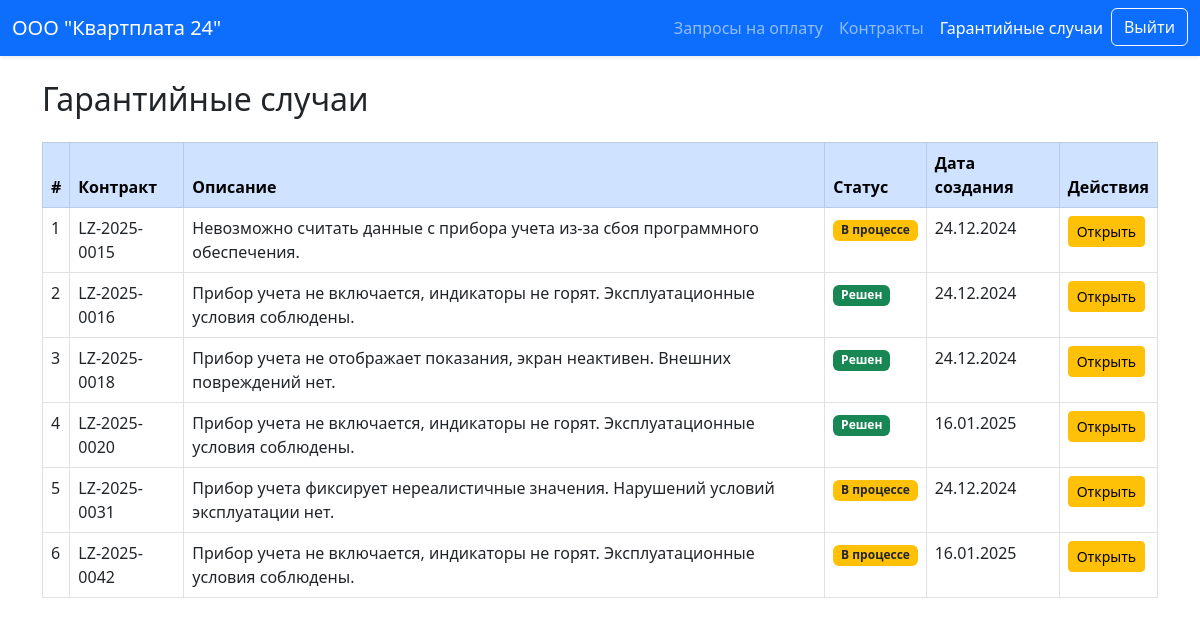
The page /warranty/list/ (signed in) on the database its author committed.
### leasing/models.py (models this page shows, shortened)
class Profile(models.Model):
    ROLE_CHOICES = [
        ('LR', 'Lessor'),
        ('LE', 'Lessee'),
        ('SE', 'Seller'),
        ('AD', 'Admin')
    ]
    user = models.OneToOneField(
        User,
        related_name='profile',
        on_delete=models.CASCADE
    )
    display_name = models.CharField(
        max_length=200,
        blank=True,
        null=True
    )
    role = models.CharField(
        max_length=2,
        choices=ROLE_CHOICES
    )

class WarrantyCase(models.Model):
    STATUS_CHOICES = [
        ('CR', 'Создан'),
        ('IW', 'В процесссе'),
        ('CO', 'Решен'),
    ]
    contract = models.ForeignKey(
        Contract,
        related_name='warranty_cases',
        on_delete=models.CASCADE
    )
    description = models.TextField()
    created = models.DateTimeField(auto_now_add=True)
    resolved = models.CharField(
        max_length=2,
        choices=STATUS_CHOICES,
        default='CR'
    )

class Contract(models.Model):
    lessor = models.ForeignKey(
        User,
        related_name='lessor_contracts',
        on_delete=models.CASCADE
    )
    lessee = models.ForeignKey(
        User,
        related_name='lessee_contracts',
        on_delete=models.CASCADE
    )
    seller = models.ForeignKey(
        User,
        related_name='seller_contracts',
        on_delete=models.CASCADE
    )
    number = models.CharField(max_length=30)
    meter = models.CharField(max_length=20)
    started = models.DateField()
    class Meta:
        ordering = ['-started', '-number']
    def __str__(self):
        return self.number

### leasing/views.py (the view)
# urls.py: path('warranty/list/', views.list_warranty, name='list_warranty'),
@login_required
def list_warranty(request):
    user = request.user
    role = user.profile.role
    is_lessee = False
    is_seller = False
    is_lessor = False
    if role == 'LR':
        is_lessor = True
        warranties = WarrantyCase.objects.filter(contract__lessor=user)
    elif role == 'LE':
        is_lessee = True
        warranties = WarrantyCase.objects.filter(contract__lessee=user)
    elif role == 'SE':
        is_seller = True
        warranties = WarrantyCase.objects.filter(contract__seller=user)
    elif role == 'AD':
        warranties = WarrantyCase.objects.all()
    else:
        warranties = None
    return render(
        request,
        'warranty/list.html',
        {
            'company_name': user.profile.display_name,
            'warranties': warranties,
            'is_lessor': is_lessor,
            'is_lessee': is_lessee,
            'is_seller': is_seller,
            'section': 'warranty',
        }
    )

### leasing/templates/warranty/list.html (shortened to what this page needs)
{% extends 'base.html' %}
{% block content %}
	<div class="container mt-4">
        {% if warranties %}
        	<h2 class="mb-4">Гарантийные случаи</h2>
        {% else %}
            <h2 class="mb-4">Гарантийные случаи с участием {{ company_name }}</h2>
        {% endif %}
        <div class="table-responsive">
            <table class="table table-bordered table-hover">
                <thead class="table-primary">
                    <tr>
                        <th>#</th>
                        <th>Контракт</th>
                        <th>Описание</th>
                        <th>Статус</th>
                        <th>Дата создания</th>
                        <th>Действия</th>
                    </tr>
                </thead>
                <tbody>
                    {% for warranty in warranties %}
                        <tr>
                            <td>{{ forloop.counter }}</td>
                            <td>{{ warranty.contract }}</td>
                            <td>{{ warranty.description }}</td>
                            <td>
                                {% if warranty.resolved == 'CR' %}
                                    <span class="badge bg-secondary">Создан</span>
                                {% elif warranty.resolved == 'IW' %}
                                    <span class="badge bg-warning text-dark">В процессе</span>
                                {% elif warranty.resolved == 'CO' %}
                                    <span class="badge bg-success">Решен</span>
                                {% endif %}
                            </td>
                            <td>{{ warranty.created|date:"d.m.Y" }}</td>
                            <td>
                                <a href="{% url 'view_warranty' warranty.id %}" class="btn btn-sm btn-warning">Открыть</a>
                            </td>
                        </tr>
                    {% empty %}
                        <tr>
                            <td colspan="6" class="text-center">Нет доступных гарантийных случаев.</td>
                        </tr>
                    {% endfor %}
                </tbody>
            </table>
        </div>
    </div>
{% endblock %}

### leasing/templates/includes/header.html (shortened to what this page needs)
<nav class="navbar navbar-expand-lg navbar-dark bg-primary shadow-sm">
    <div class="container-fluid">
        <a class="navbar-brand" href="#">
            {{ company_name }}
        </a>
        <div class="collapse navbar-collapse" id="navbarNav">
            <ul class="navbar-nav ms-auto">
                {% if is_lessor %}
                    <li class="nav-item">
                        <a class="nav-link {% if section == 'requested_payments' %}active{% endif %}" href="{% url 'request_paid_list' %}">Запросы на оплату</a>
                    </li>
                {% endif %}
                <li class="nav-item">
                    <a class="nav-link {% if section == 'contract' %}active{% endif %}" href="{% url 'list_contract' %}">Контракты</a>
                </li>
                <li class="nav-item">
                    <a class="nav-link {% if section == 'warranty' %}active{% endif %}" href="{% url 'list_warranty' %}">Гарантийные случаи</a>
                </li>
                <li class="nav-item">
                    <form method="post" action="{% url 'logout' %}">
                        <button type="submit" class="btn btn-outline-light">Выйти</button>
                    </form>
                </li>
            </ul>
        </div>
    </div>
</nav>

### rows shown on the page
Profile: display_name "ООО \"Квартплата 24\""
WarrantyCase: contract "LZ-2025-0015", description "Невозможно считать данные с прибора учета из-за сбоя программного обеспечения.", resolved "В процессе", created "24.12.2024"
WarrantyCase: contract "LZ-2025-0016", description "Прибор учета не включается, индикаторы не горят. Эксплуатационные условия соблюдены.", resolved "Решен", created "24.12.2024"
WarrantyCase: contract "LZ-2025-0018", description "Прибор учета не отображает показания, экран неактивен. Внешних повреждений нет.", resolved "Решен", created "24.12.2024"
WarrantyCase: contract "LZ-2025-0020", description "Прибор учета не включается, индикаторы не горят. Эксплуатационные условия соблюдены.", resolved "Решен", created "16.01.2025"
WarrantyCase: contract "LZ-2025-0031", description "Прибор учета фиксирует нереалистичные значения. Нарушений условий эксплуатации нет.", resolved "В процессе", created "24.12.2024"
WarrantyCase: contract "LZ-2025-0042", description "Прибор учета не включается, индикаторы не горят. Эксплуатационные условия соблюдены.", resolved "В процессе", created "16.01.2025"
